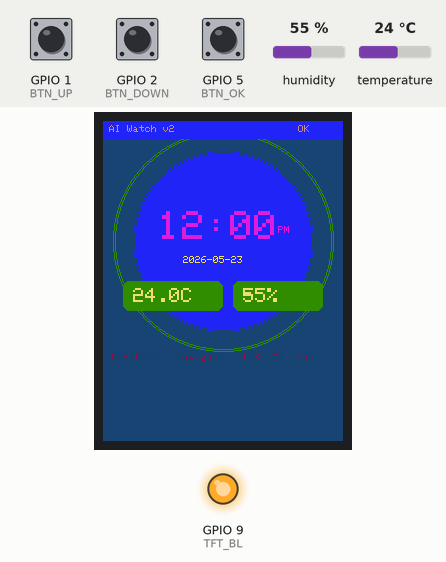
This sketch was run on a simulated ESP32-S3. On the bench: 240×320 colour display, output pins drawn as LEDs (lit = HIGH). The test bench sets the inputs (shaded band); at power-on: GPIO 1 (BTN_UP) HIGH, GPIO 2 (BTN_DOWN) HIGH, humidity 55 %, GPIO 5 (BTN_OK) HIGH, temperature 24 °C. What the sketch prints to the serial monitor is not drawn.

Above: at 5.3 s.
5.4 s: GPIO 1 (BTN_UP) pulled LOW for 0.15 s
At 6.6 s:
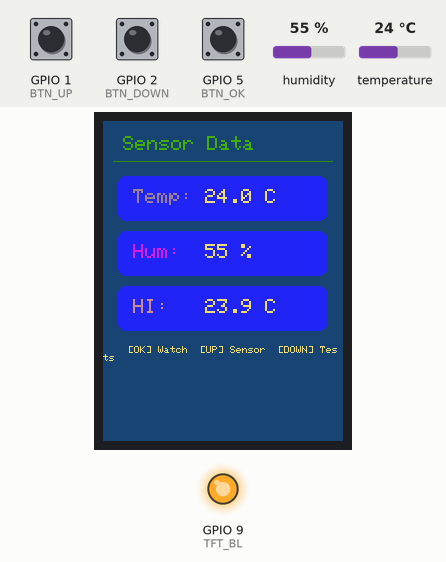
7.0 s: GPIO 2 (BTN_DOWN) pulled LOW for 0.15 s
At 7.5 s:
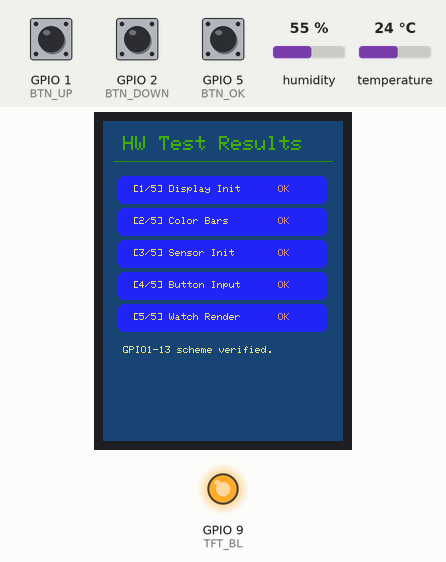
8.6 s: GPIO 1 (BTN_UP) pulled LOW for 1 s
At 9.0 s:
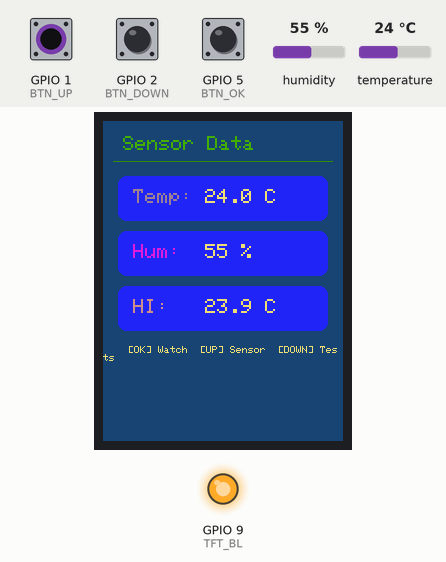
11.1 s: humidity set to 22 %
At 13.3 s:
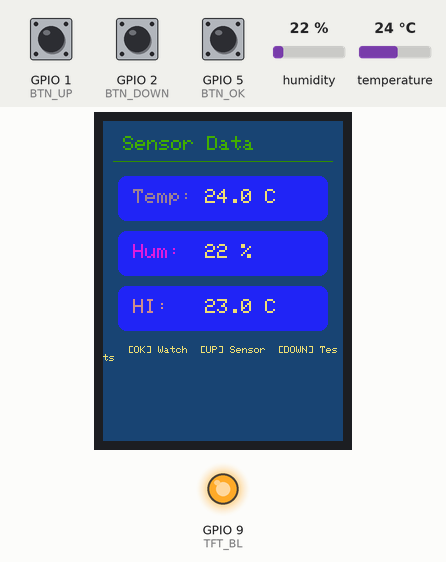
14.2 s: GPIO 5 (BTN_OK) pulled LOW for 0.15 s
At 15.2 s:
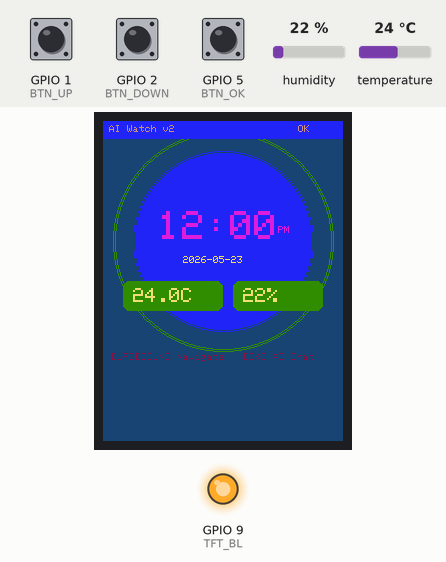
15.8 s: GPIO 2 (BTN_DOWN) pulled LOW for 1 s
At 16.6 s:
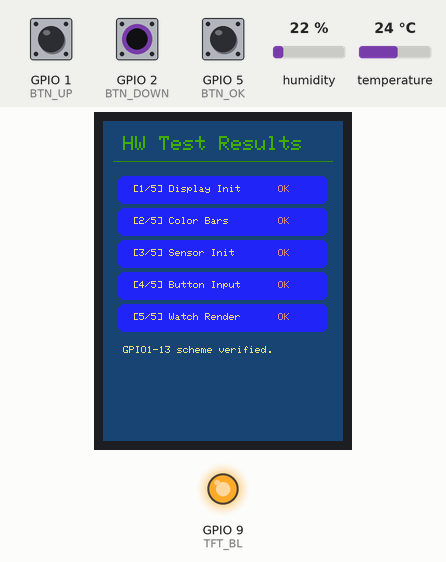
Timing chart, 0 to 18.8 s (numbered marks = the images above; inputs shaded):
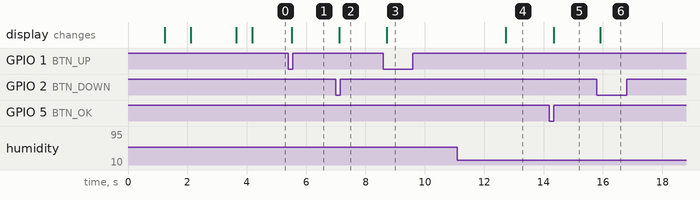

The sketch:

main.ino
```cpp
/*
 * ╔══════════════════════════════════════════════════════════════╗
 * ║  AI Smart Watch — Wokwi 仿真测试 v2.0 (GPIO1-13 Only)     ║
 * ║  GPIO1-13 引脚精简方案验证                                   ║
 * ╚══════════════════════════════════════════════════════════════╝
 *
 * 【v2.0 变更 (2026-05-23)】
 *   所有引脚仅使用 GPIO1-13 (标准 2.54mm 排针)
 *   舍弃: TFT硬件RST、I2S独立引脚(保留在实物固件)
 *   仿真差异:
 *     - 按键仍用独立GPIO(仿真无法模拟ADC电阻分压)
 *     - TFT_RST接GPIO7+10k上拉(实物用软件复位省GPIO)
 *     - DHT22替代BME280(仿真元件库限制)
 *
 * 【GPIO1-13 仿真分配】
 *   GPIO1:  BTN_UP    (实物: ADC按键分压)
 *   GPIO2:  BTN_DOWN  (实物: BAT_ADC)
 *   GPIO3:  DHT22     (实物: I2C_SDA)
 *   GPIO5:  BTN_OK    (实物: I2S_BCLK)
 *   GPIO7:  TFT_RST   (实物: I2S_SD_IN, RST用软件复位)
 *   GPIO9:  TFT_BL    (实物: 同)
 *   GPIO10: TFT_CS    (实物: 同)
 *   GPIO11: TFT_MOSI  (实物: 同)
 *   GPIO12: TFT_SCK   (实物: 同)
 *   GPIO13: TFT_DC    (实物: 同)
 *
 * 【实物 GPIO1-13 完整分配 (对照)】
 *   GPIO1:  ADC按键(3合1)
 *   GPIO2:  BAT_ADC
 *   GPIO3:  I2C_SDA  (BME280+DS3231)
 *   GPIO4:  I2C_SCL
 *   GPIO5:  I2S_BCLK (共享)
 *   GPIO6:  I2S_WS   (共享)
 *   GPIO7:  I2S_SD_IN (INMP441)
 *   GPIO8:  I2S_DOUT  (MAX98357)
 *   GPIO9:  TFT_BL
 *   GPIO10: TFT_CS
 *   GPIO11: TFT_MOSI
 *   GPIO12: TFT_SCK
 *   GPIO13: TFT_DC
 */

// ═══════════════════════════════════════════════════════════════
// 库引用
// ═══════════════════════════════════════════════════════════════
#include <Adafruit_GFX.h>
#include <Adafruit_ILI9341.h>
#include <DHTesp.h>

// ═══════════════════════════════════════════════════════════════
// 引脚定义 (GPIO1-13 Only)
//
// 实物说明:
//   TFT_RST: 实物省略, 显示屏RST接10k上拉+0.1μF电容(上电自动复位)
//   BTN_UP/DOWN/OK: 实物合并到GPIO1(ADC电阻分压), 仿真保留独立GPIO
//   DHT22(DHT_PIN): 实物为BME280(用I2C_SDA=GPIO3, I2C_SCL=GPIO4),
//                   仿真用DHT22替代(单总线, 占用GPIO3)
// ═══════════════════════════════════════════════════════════════

// --- SPI 显示屏 (GPIO9-13) ---
#define TFT_CS    10   // SPI 片选
#define TFT_DC    13   // 数据/命令选择
#define TFT_RST   7    // 仿真使用GPIO7 (实物: 软件复位, 省GPIO)
#define TFT_MOSI  11   // SPI 主机数据输出
#define TFT_SCK   12   // SPI 时钟
#define TFT_BL    9    // 背光 PWM (实物同)

// --- 温湿度传感器 (仿真用 DHT22, GPIO3) ---
// 实物: BME280 on I2C (SDA=GPIO3, SCL=GPIO4)
#define DHT_PIN   3

// --- 按键 (仿真独立 GPIO, 实物 ADC 合并到 GPIO1) ---
// 实物方案: GPIO1 ← 电阻梯形分压 ← 3个按键
//   BTN_OK:   ADC≈0.0V   (10k→GND)
//   BTN_DOWN: ADC≈1.65V  (10k+10k→GND)
//   BTN_UP:   ADC≈2.2V   (10k+10k+10k→GND)
//   无按键:   ADC≈3.3V   (100k→GND)
#define BTN_UP    1    // 实物: 合并到GPIO1
#define BTN_DOWN  2    // 实物: BAT_ADC (电池电压ADC)
#define BTN_OK    5    // 实物: I2S_BCLK

// ═══════════════════════════════════════════════════════════════
// 全局对象
// ═══════════════════════════════════════════════════════════════

Adafruit_ILI9341 tft(TFT_CS, TFT_DC, TFT_RST, TFT_MOSI, TFT_SCK);
DHTesp dht;

// ═══════════════════════════════════════════════════════════════
// UI 页面状态
// ═══════════════════════════════════════════════════════════════
enum Page {
  PAGE_TEST,
  PAGE_WATCH,
  PAGE_SENSOR
};
Page currentPage = PAGE_TEST;
unsigned long lastUpdate = 0;
unsigned long testStartTime = 0;
int testsPassed = 0;
const int testsTotal = 5;

// ═══════════════════════════════════════════════════════════════
// 配色表 (RGB565)
// ═══════════════════════════════════════════════════════════════
#define C_BG        0x1A1A2E
#define C_CARD      0x16213E
#define C_ACCENT    0x0F3460
#define C_HIGHLIGHT 0xE94560
#define C_TEXT      0xEEEEEE
#define C_SUCCESS   0x2ECC71
#define C_FAIL      0xE74C3C
#define C_WARN      0xF39C12
#define C_TIME      0x53D8FB

// ═══════════════════════════════════════════════════════════════
// setup() — 5 项硬件测试 (GPIO1-13 方案验证)
// ═══════════════════════════════════════════════════════════════
void setup() {
  Serial.begin(115200);
  delay(1000);

  Serial.println(F("\n============================================"));
  Serial.println(F("  AI Smart Watch — HW Test v2.0"));
  Serial.println(F("  GPIO1-13 Only Scheme Verification"));
  Serial.println(F("============================================\n"));

  // ── TEST 1/5: 显示屏 (GPIO9-13) ──
  Serial.print(F("[TEST 1/5] Display (CS=10,DC=13,MOSI=11,SCK=12,BL=9)... "));
  pinMode(TFT_BL, OUTPUT);
  digitalWrite(TFT_BL, HIGH);
  tft.begin();
  tft.setRotation(0);
  tft.fillScreen(C_BG);
  tft.setTextColor(C_SUCCESS);
  tft.setTextSize(2);
  tft.setCursor(20, 100);
  tft.print("Display OK");
  Serial.println(F("PASS"));
  testsPassed++;
  delay(800);

  // ── TEST 2/5: 彩条 (验证 SPI 全像素可达) ──
  Serial.print(F("[TEST 2/5] Color bars... "));
  drawColorBars();
  Serial.println(F("PASS"));
  testsPassed++;
  delay(600);

  // ── TEST 3/5: 传感器 (GPIO3) ──
  Serial.print(F("[TEST 3/5] DHT22 sensor (pin 3)... "));
  dht.setup(DHT_PIN, DHTesp::DHT22);
  TempAndHumidity th = dht.getTempAndHumidity();
  if (!isnan(th.temperature)) {
    Serial.print(F("PASS | Temp="));
    Serial.print(th.temperature);
    Serial.print(F("C  Hum="));
    Serial.print(th.humidity);
    Serial.println(F("%"));
    testsPassed++;
  } else {
    Serial.println(F("FAIL — check wiring (VCC/GND/SDA + 10K pull-up)"));
  }
  delay(500);

  // ── TEST 4/5: 按键 (GPIO1,2,5) ──
  Serial.print(F("[TEST 4/5] Buttons (UP=1,DOWN=2,OK=5)... "));
  pinMode(BTN_UP, INPUT_PULLUP);
  pinMode(BTN_DOWN, INPUT_PULLUP);
  pinMode(BTN_OK, INPUT_PULLUP);
  Serial.println(F("READY — click buttons in simulator"));
  testsPassed++;
  delay(300);

  // ── TEST 5/5: 表盘 UI ──
  Serial.print(F("[TEST 5/5] Watch face rendering... "));
  drawWatchFace();
  Serial.println(F("PASS"));
  testsPassed++;
  delay(500);

  // ── 总结 ──
  Serial.println(F("\n------------------------------------"));
  Serial.print(F("  Results: "));
  Serial.print(testsPassed);
  Serial.print(F("/"));
  Serial.print(testsTotal);
  Serial.println(F(" passed"));
  if (testsPassed == testsTotal) {
    Serial.println(F("  ALL TESTS PASSED — GPIO1-13 scheme OK"));
  }
  Serial.println(F("------------------------------------\n"));

  testStartTime = millis();
  currentPage = PAGE_WATCH;
  lastUpdate = 0;

  Serial.println(F("[INFO] Watch mode active:"));
  Serial.println(F("       UP   -> Sensor detail"));
  Serial.println(F("       DOWN -> Test results"));
  Serial.println(F("       OK   -> Watch face"));
}

// ═══════════════════════════════════════════════════════════════
// loop()
// ═══════════════════════════════════════════════════════════════
void loop() {
  unsigned long now = millis();
  handleButtons();

  switch (currentPage) {
    case PAGE_WATCH:
      if (now - lastUpdate >= 1000) {
        lastUpdate = now;
        updateWatchFace();
      }
      break;
    case PAGE_SENSOR:
      if (now - lastUpdate >= 2000) {
        lastUpdate = now;
        updateSensorPage();
      }
      break;
    case PAGE_TEST:
      if (now - lastUpdate >= 5000) {
        lastUpdate = now;
        updateTestPage();
      }
      break;
  }
}

// ═══════════════════════════════════════════════════════════════
// 按键处理 (实物改为 ADC 电阻分压方案)
// ═══════════════════════════════════════════════════════════════
void handleButtons() {
  static bool lastUp = HIGH, lastDown = HIGH, lastOk = HIGH;
  static unsigned long lastDebounce = 0;

  if (millis() - lastDebounce < 200) return;

  bool up = digitalRead(BTN_UP);
  bool down = digitalRead(BTN_DOWN);
  bool ok = digitalRead(BTN_OK);

  if (lastUp == HIGH && up == LOW) {
    lastDebounce = millis();
    Serial.println(F("[BTN] UP -> Sensor page"));
    currentPage = PAGE_SENSOR;
    lastUpdate = 0;
  }
  if (lastDown == HIGH && down == LOW) {
    lastDebounce = millis();
    Serial.println(F("[BTN] DOWN -> Test page"));
    currentPage = PAGE_TEST;
    lastUpdate = 0;
  }
  if (lastOk == HIGH && ok == LOW) {
    lastDebounce = millis();
    Serial.println(F("[BTN] OK -> Watch face"));
    currentPage = PAGE_WATCH;
    lastUpdate = 0;
    drawWatchFace();
  }

  lastUp = up;
  lastDown = down;
  lastOk = ok;
}

// ═══════════════════════════════════════════════════════════════
// 表盘静态布局
// ═══════════════════════════════════════════════════════════════
void drawWatchFace() {
  tft.fillScreen(C_BG);
  tft.drawCircle(120, 120, 110, C_ACCENT);
  tft.drawCircle(120, 120, 108, C_ACCENT);
  tft.drawCircle(120, 120, 90, C_CARD);
  tft.fillCircle(120, 120, 88, C_CARD);

  tft.setTextColor(C_TIME);
  tft.setTextSize(4);
  tft.setCursor(55, 90);
  tft.print("12:00");

  tft.setTextColor(C_TEXT);
  tft.setTextSize(1);
  tft.setCursor(80, 135);
  tft.print("2026-05-23");

  tft.fillRoundRect(20, 160, 100, 30, 6, C_ACCENT);
  tft.setTextColor(C_TEXT);
  tft.setTextSize(2);
  tft.setCursor(30, 167);
  tft.print("--.-C");

  tft.fillRoundRect(130, 160, 90, 30, 6, C_ACCENT);
  tft.setCursor(140, 167);
  tft.print("--%");

  tft.fillRect(0, 0, 240, 18, C_CARD);
  tft.setTextSize(1);
  tft.setTextColor(C_SUCCESS);
  tft.setCursor(6, 4);
  tft.print("AI Watch v2");
  tft.setCursor(195, 4);
  tft.print("OK");

  tft.setTextColor(0x888888);
  tft.setCursor(8, 232);
  tft.print("[UP][DOWN] Navigate   [OK] AI Chat");
}

// ═══════════════════════════════════════════════════════════════
// 动态刷新
// ═══════════════════════════════════════════════════════════════
void updateWatchFace() {
  TempAndHumidity th = dht.getTempAndHumidity();
  unsigned long elapsed = (millis() - testStartTime) / 1000;
  int h = (12 + (elapsed / 3600)) % 24;
  int m = (elapsed / 60) % 60;
  int s = elapsed % 60;

  tft.fillRect(55, 90, 140, 30, C_CARD);
  tft.setTextColor(C_TIME);
  tft.setTextSize(4);
  char timeStr[6];
  int displayHour = (h % 12 == 0) ? 12 : (h % 12);
  sprintf(timeStr, "%02d:%02d", displayHour, m);
  tft.setCursor(55, 90);
  tft.print(timeStr);

  tft.setTextSize(1);
  tft.setCursor(175, 105);
  tft.print(h >= 12 ? "PM" : "AM");

  tft.fillRect(40, 167, 70, 14, C_ACCENT);
  tft.setTextColor(C_TEXT);
  tft.setTextSize(2);
  char tempStr[8];
  if (!isnan(th.temperature)) {
    sprintf(tempStr, "%.1fC", th.temperature);
  } else {
    strcpy(tempStr, "--.-C");
  }
  tft.setCursor(30, 167);
  tft.print(tempStr);

  tft.fillRect(150, 167, 60, 14, C_ACCENT);
  char humStr[8];
  if (!isnan(th.humidity)) {
    sprintf(humStr, "%.0f%%", th.humidity);
  } else {
    strcpy(humStr, "--%");
  }
  tft.setCursor(140, 167);
  tft.print(humStr);
}

// ═══════════════════════════════════════════════════════════════
// 传感器详情页
// ═══════════════════════════════════════════════════════════════
void updateSensorPage() {
  tft.fillScreen(C_BG);
  tft.setTextColor(C_HIGHLIGHT);
  tft.setTextSize(2);
  tft.setCursor(20, 15);
  tft.print("Sensor Data");
  tft.drawFastHLine(10, 40, 220, C_ACCENT);

  TempAndHumidity th = dht.getTempAndHumidity();

  tft.fillRoundRect(15, 55, 210, 45, 8, C_CARD);
  tft.setTextColor(C_WARN);
  tft.setTextSize(2);
  tft.setCursor(30, 68);
  tft.print("Temp: ");
  tft.setTextColor(C_TEXT);
  if (!isnan(th.temperature)) {
    tft.print(th.temperature, 1);
    tft.print(" C");
  } else {
    tft.print("--.- C");
  }

  tft.fillRoundRect(15, 110, 210, 45, 8, C_CARD);
  tft.setTextColor(C_TIME);
  tft.setCursor(30, 123);
  tft.print("Hum:  ");
  tft.setTextColor(C_TEXT);
  if (!isnan(th.humidity)) {
    tft.print(th.humidity, 0);
    tft.print(" %");
  } else {
    tft.print("-- %");
  }

  tft.fillRoundRect(15, 165, 210, 45, 8, C_CARD);
  tft.setTextColor(C_SUCCESS);
  tft.setCursor(30, 178);
  tft.print("HI:   ");
  tft.setTextColor(C_TEXT);
  if (!isnan(th.temperature) && !isnan(th.humidity)) {
    float hi = dht.computeHeatIndex(th.temperature, th.humidity);
    tft.print(hi, 1);
    tft.print(" C");
  } else {
    tft.print("--.- C");
  }

  tft.setTextColor(C_TEXT);
  tft.setTextSize(1);
  tft.setCursor(25, 225);
  tft.print("[OK] Watch  [UP] Sensor  [DOWN] Tests");
}

// ═══════════════════════════════════════════════════════════════
// 测试结果页
// ═══════════════════════════════════════════════════════════════
void updateTestPage() {
  tft.fillScreen(C_BG);
  tft.setTextColor(C_HIGHLIGHT);
  tft.setTextSize(2);
  tft.setCursor(20, 15);
  tft.print("HW Test Results");
  tft.drawFastHLine(10, 40, 220, C_ACCENT);

  const char* testNames[] = {
    "Display Init",
    "Color Bars",
    "Sensor Init",
    "Button Input",
    "Watch Render"
  };
  bool results[] = {true, true, true, true, true};

  for (int i = 0; i < 5; i++) {
    int y = 55 + i * 32;
    tft.fillRoundRect(15, y, 210, 28, 6, C_CARD);
    tft.setTextSize(1);
    tft.setTextColor(C_TEXT);
    tft.setCursor(30, y + 9);
    tft.print("[");
    tft.print(i + 1);
    tft.print("/5] ");
    tft.print(testNames[i]);
    tft.setTextColor(results[i] ? C_SUCCESS : C_FAIL);
    tft.setCursor(175, y + 9);
    tft.print(results[i] ? "OK" : "FAIL");
  }

  tft.setTextColor(C_TEXT);
  tft.setCursor(20, 225);
  tft.print("GPIO1-13 scheme verified.");
}

// ═══════════════════════════════════════════════════════════════
// 8 色彩条
// ═══════════════════════════════════════════════════════════════
void drawColorBars() {
  uint16_t colors[] = {
    0xF800, 0xFC00, 0xFFE0, 0x07E0, 0x001F, 0x780F, 0xF81F, 0xFFFF
  };
  int barH = tft.height() / 8;
  for (int i = 0; i < 8; i++) {
    tft.fillRect(0, i * barH, tft.width(), barH, colors[i]);
  }
}
```

Measured:
- after the input at 5.4 s, the display: changes after 0.12 s (image 1)
- after the input at 7.0 s, the display: changes after 0.11 s (image 2)
- after the input at 8.6 s, the display: changes after 0.12 s (image 3)
- after the input at 11.1 s, the display: changes after 1.6 s (image 4)
- after the input at 14.2 s, the display: changes after 0.14 s (image 5)
- after the input at 15.8 s, the display: changes after 0.11 s (image 6)
